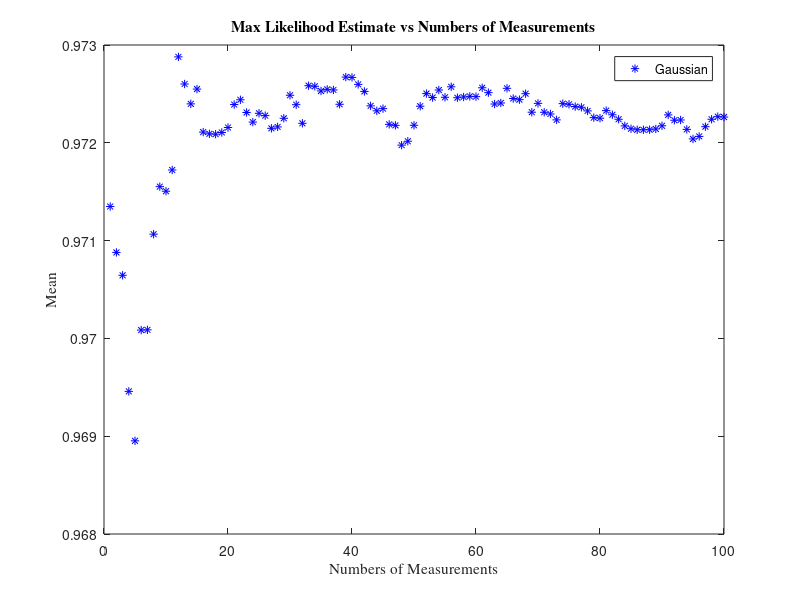
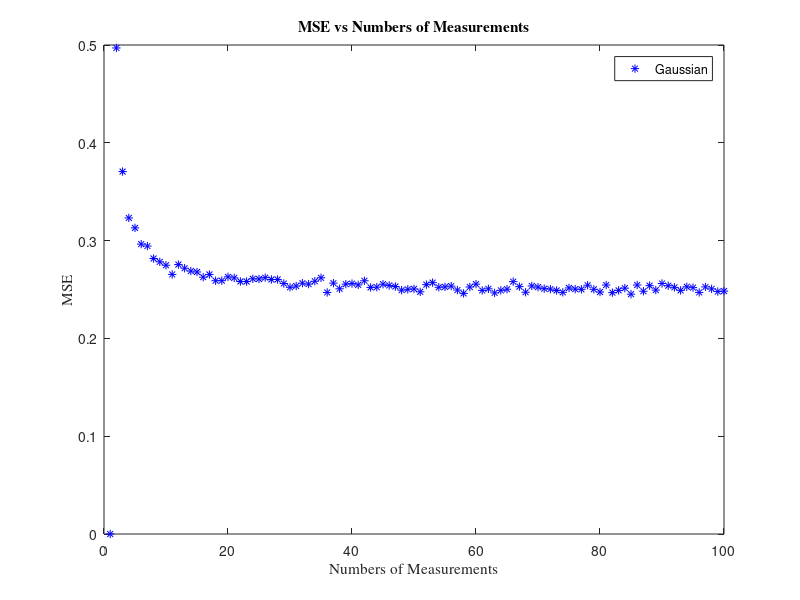
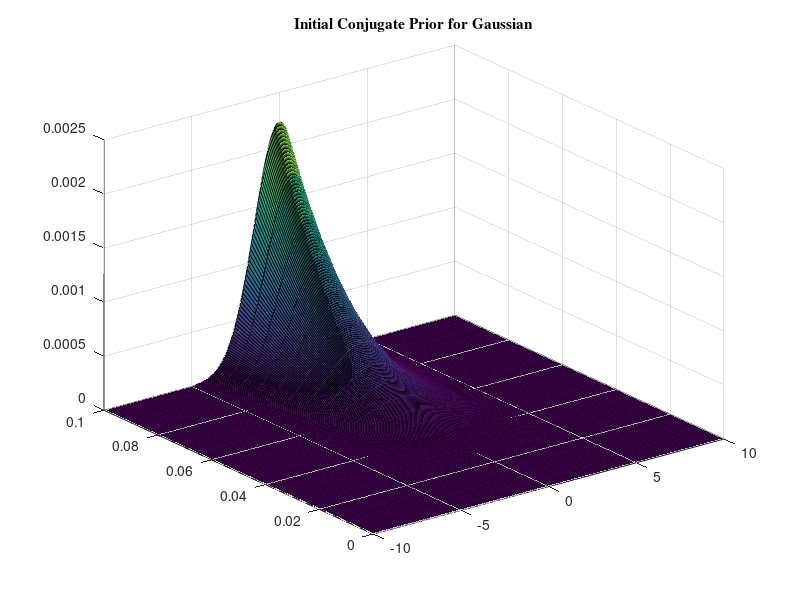
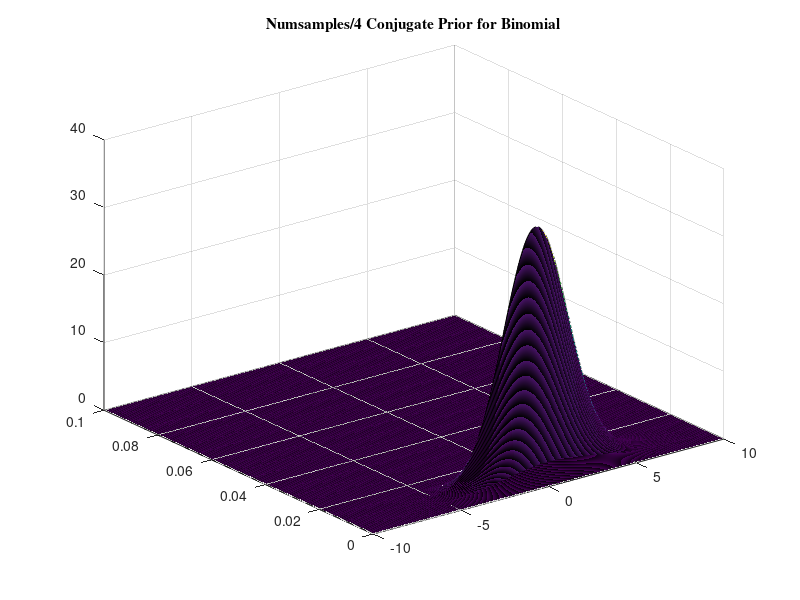

These charts were generated, in order, by the following MATLAB code: (Note: this script raises an error after producing the figures.)
%%% ECE 414 Project 1
%%% Eugene Sokolov, Sheryan Resutov, Harrison Zhao

clear all
close all 
clc

%%% For Gaussian RV with unknown mean and variance
mu = rand(1);
var = rand(1);
iterations = 10000;
numsamp = 100;
gmuN = zeros(numsamp,1);
gmse = zeros(numsamp,1);

hyp = zeros(numsamp, 4); % mu, lambda, alpha, beta
mu0 = 0;
lambda = 5;
alpha = 5;
beta = 5;
initparams = [mu0, lambda, alpha, beta];

mypdf = @(mu0, lambda, a, b, x, t) (b.^a.*sqrt(lambda))./(gamma(a).*sqrt(2.*pi)).*...
         t.^(a-.5).*exp(-b.*t).*exp((-lambda.*t.*(x-mu0).^2)/2);

for ii = 1:iterations
    gaus = normrnd(mu,sqrt(var),numsamp,1);
    mse = zeros(numsamp,1);
    muN = zeros(numsamp,1);
    muN(1) = gaus(1);
    localhyp = zeros(numsamp, 4);
    localhyp(1,:) = initparams;
    cumulativeSum = 0;
    
    for N = 2:numsamp       
        err = gaus(N) - muN(N-1);
        muN(N) = muN(N-1) + err/N;
        mse(N) = err^2;
        cumulativeSum = cumulativeSum + mse(N);
        
        localhyp(N, 1) = (lambda * mu0 + N * muN(N))/(lambda + N);
        localhyp(N, 2) = lambda + N;
        localhyp(N, 3) = alpha + N/2;
        localhyp(N, 4) = beta + (0.5 * cumulativeSum) + ...
            (N * lambda * (muN(N) - mu0)^2)/2 * (lambda + N);
    end
    gmuN = gmuN + muN;
    gmse = gmse + mse;
    hyp = hyp + localhyp;
end
gmuN = gmuN/iterations;
gmse = gmse/iterations;
hyp = hyp/iterations;

%Plot sequential MLE, conjugate prior estimate
figure 
plot(gmuN,'b*')
title('Max Likelihood Estimate vs Numbers of Measurements','FontName','Times')
xlabel('Numbers of Measurements','FontName','Times')
ylabel('Mean','FontName','Times')
hleg = legend('Gaussian'); 

%Plot MSE
figure 
plot(gmse,'b*')
title('MSE vs Numbers of Measurements','FontName','Times')
xlabel('Numbers of Measurements','FontName','Times')
ylabel('MSE','FontName','Times')
hleg = legend('Gaussian');

%Plot conjugate priors
X = -10:.05:10;
T = 0:.005:.1;
[x,t] = meshgrid(X,T);
figure;
surf(x,t,mypdf(hyp(1,1), hyp(1,2), hyp(1,3), hyp(1,4), x, t));
title('Initial Conjugate Prior for Gaussian','FontName','Times');

figure;
surf(x,t,mypdf(hyp(numsamp/4,1), hyp(numsamp/4,2), hyp(numsamp/4,3), hyp(numsamp/4,4), x, t));
title('Numsamples/4 Conjugate Prior for Binomial','FontName','Times');

figure;
surf(x,t,mypdf(hyp(numsamp/2,1), hyp(numsamp/2,2), hyp(numsamp/2,3), hyp(numsamp/2,4), x, t));
title('Numsamples/2 Conjugate Prior for Binomial','FontName','Times');

figure;
surf(x,t,mypdf(hyp(numsamp,1), hyp(numsamp,2), hyp(numsamp,3), hyp(numsamp,4), x, t));
title('Final Conjugate Prior for Gaussian','FontName','Times');

%% For Binomial RV with unknown mean and variance
n = randi(10)
p = rand(1)
iterations = 10000;
numsamp = 100;
gmuN2 = zeros(numsamp,1);
gmse2 = zeros(numsamp,1);

mubin = n*p
varbin = n*p*(1-p)
hyp = zeros(numsamp, 2); %alpha, beta
% hyper parameters
alpha = 1;
beta = 1;

for ii = 1:iterations
    bino = binornd(n,p,numsamp,1);
    mse2 = zeros(numsamp,1);
    muN2 = zeros(numsamp,1);
    muN2(1) = bino(1);
    c = bino(1);
    conj2 = zeros(hypSize, numsamp);
    localhyp = zeros(numsamp, 2);
 
    for N = 2:numsamp
        err2 = (bino(N) - c/(N-1));
        c=c+bino(N);
        muN2(N) = c/N;
        mse2(N) = err2^2;
        localhyp(N, 1) = alpha + c;
        localhyp(N, 2) = beta + N*n-c;
    end 
    gmuN2 = gmuN2 + muN2;
    gmse2 = gmse2 + mse2;
    hyp = hyp + localhyp;
end
gmuN2 = gmuN2/iterations;
gmse2 = gmse2/iterations;
hyp = hyp/iterations;

%Plot sequential MLE
figure 
plot(gmuN2,'r*')
title('Max Likelihood Estimate vs Numbers of Measurements','FontName','Times')
xlabel('Numbers of Measurements','FontName','Times')
ylabel('Mean','FontName','Times')
hleg = legend('Binomial'); 

%Plot MSE
figure 
plot(gmse2,'r*')
title('MSE vs Numbers of Measurements','FontName','Times')
xlabel('Numbers of Measurements','FontName','Times')
ylabel('MSE','FontName','Times')
hleg = legend('Binomial');

%Plot conjugate prior
figure
subplot(2, 2, 1);
plot(0:0.01:1, pdf('beta', 0:0.01:1, hyp(2, 1), hyp(2, 2)));
title('Initial Conjugate Prior for Binomial','FontName','Times')
subplot(2, 2, 2);
plot(0:0.01:1, pdf('beta', 0:0.01:1, hyp(numsamp/4, 1), hyp(numsamp/4, 2)));
title('Numsamples/4 Conjugate Prior for Binomial','FontName','Times')
subplot(2, 2, 3);
plot(0:0.01:1, pdf('beta', 0:0.01:1, hyp(numsamp/2, 1), hyp(numsamp/2, 2)));
title('Numsamples/2 Conjugate Prior for Binomial','FontName','Times')
subplot(2, 2, 4);
plot(0:0.01:1, pdf('beta', 0:0.01:1, hyp(numsamp, 1), hyp(numsamp, 2)));
title('Final Conjugate Prior for Binomial','FontName','Times')
hleg = legend('Binomial');
